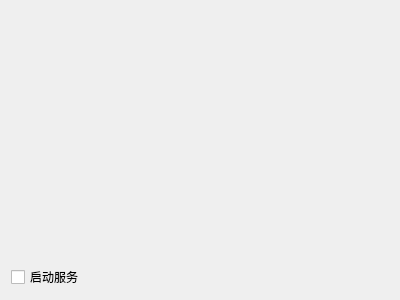
<?xml version="1.0" encoding="UTF-8"?>
<ui version="4.0">
 <class>frmSaveRunTime</class>
 <widget class="QWidget" name="frmSaveRunTime">
  <property name="geometry">
   <rect>
    <x>0</x>
    <y>0</y>
    <width>400</width>
    <height>300</height>
   </rect>
  </property>
  <property name="windowTitle">
   <string>Form</string>
  </property>
  <layout class="QVBoxLayout" name="verticalLayout">
   <item>
    <spacer name="verticalSpacer">
     <property name="orientation">
      <enum>Qt::Vertical</enum>
     </property>
     <property name="sizeHint" stdset="0">
      <size>
       <width>20</width>
       <height>40</height>
      </size>
     </property>
    </spacer>
   </item>
   <item>
    <widget class="QCheckBox" name="checkBox">
     <property name="text">
      <string>启动服务</string>
     </property>
    </widget>
   </item>
  </layout>
 </widget>
 <resources/>
 <connections/>
</ui>
